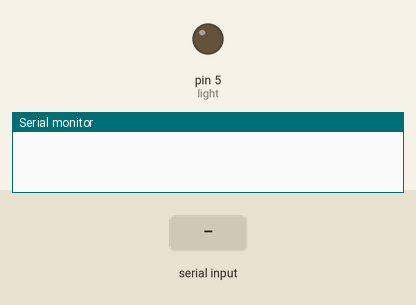
Recording of a sketch running on a simulated Arduino Uno, built with avr-gcc and run on an emulated ATmega328P. Shown: output pins drawn as LEDs (lit = HIGH), the last lines printed to the serial monitor. Inputs (shaded band) come from the test bench.

Above: at 1.2 s.
1.3 s: "off" received over Serial
At 2.8 s:
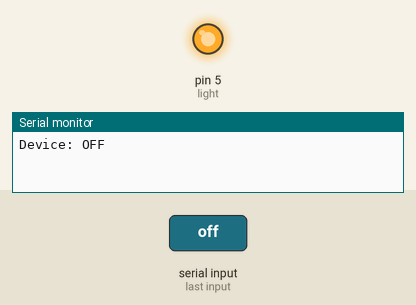
3.8 s: "on" received over Serial
At 5.9 s:
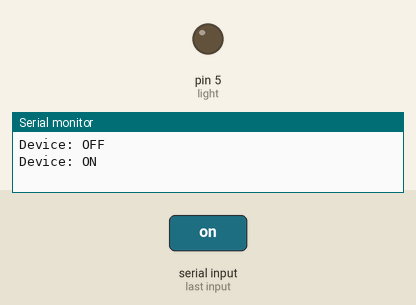
Timing chart, 0 to 7.4 s (numbered marks = the images above; inputs shaded):
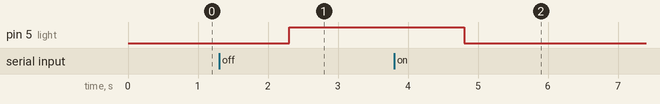

Measured:
- after the input at 1.3 s, pin 5 (light): LOW → HIGH after 1.0 s
- after the input at 3.8 s, pin 5 (light): HIGH → LOW after 1.0 s

The sketch:

nit-trichy-warangal-session-light-program.ino
```cpp
// Node - Program

#define light 5
#define on 0
#define off 1

void setup() {
  pinMode(light,OUTPUT);
  Serial.begin(115200);
}

void loop() {
  // put your main code here, to run repeatedly:
  while(Serial.available()>0) {
    String s=Serial.readString();
    if(s=="on") {
      lightOn();
    } else if(s=="off") {
      lightOff();
    }
  }
}

void lightOn() {
  Serial.println("Device: ON");
  digitalWrite(light,on);
}

void lightOff() {
  Serial.println("Device: OFF");
  digitalWrite(light,off);
}
```
